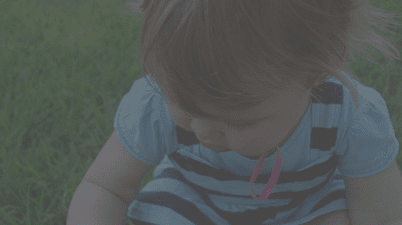
//> input picture Algorithms to improve contrast image/Algorithm to histogram matching/OpenCVLab1P3/OpenCVLab1P3/sample.png, 402 x 225 px
$ ./Source   (built with g++ and OpenCV 4)
//> lines starting //> are read from the running program, lines starting //| are printed output that depends on the picture; after the words box and inside, x2 and y2 are one past the last pixel; in counts of white or black regions, pixels touching at a corner belong together
#include <iostream>
#include <opencv2/opencv.hpp>
#include <stdint.h>

int Original_Pixels[256];
int Specified_Pixels[256];

using namespace std;
using namespace cv;

// Algorithm to histogram matching

void show_histogram(string const& name, int *arrOfPixels)
{
	int *MaxNumOfPixels = max_element(arrOfPixels, arrOfPixels + 255);

	Mat3b hist_image = Mat3b::zeros(256, 256);

	for (int b = 0; b < 256; b++)
	{
		int binval = arrOfPixels[b];
		int height = cvRound(binval * 256 / *MaxNumOfPixels);
		line(hist_image, Point(b, 256 - height), Point(b, 256), Scalar::all(256));
	}

	imshow(name, hist_image);
}

void show_histogram_cumulative(string const& name, int *arrOfIntensity, int TotalPixels)
{
	int *MaxNumOfPixels = max_element(Original_Pixels, Original_Pixels + 255);

	Mat3b hist_image = Mat3b::zeros(256, 256);

	for (int b = 0; b < 256; b++)
	{
		int binval = arrOfIntensity[b];
		int height = cvRound(binval * 256 / TotalPixels);
		line(hist_image, Point(b, 256 - height), Point(b, 256), Scalar::all(256));
	}

	imshow(name, hist_image);
}

void CalcHist(Mat &image, int Pixels[])
{
	for (int x = 0; x < image.rows; x++)
	{
		for (int y = 0; y < image.cols; y++)
		{
			int PixelIntensity = image.at<uchar>(x, y);
			Pixels[PixelIntensity] = Pixels[PixelIntensity] + 1;
		}
	}
}

void CalcHistCumulative(int CumulativeIntensity[], int Pixels[])
{
	int Cumulative_Pixels = 0;
	for (int i = 0; i < 256; i++)
	{
		Cumulative_Pixels += Pixels[i];

		CumulativeIntensity[i] = Cumulative_Pixels;
	}
}

void EqualizeHist(int totalcount, int CPMultiplied_rounded[],int Pixels[])
{
	float probability[256];
	for (int i = 0; i < 256; i++)
	{
		probability[i] = (float)Pixels[i] / totalcount;
	}

	float CumulativeProbability = 0;
	float CPMultiplied[256];

	for (int i = 0; i < 256; i++)
	{
		CumulativeProbability += probability[i];
		CPMultiplied[i] = 255 * CumulativeProbability;
		CPMultiplied_rounded[i] = round(CPMultiplied[i]);
	}
}

void Hist_matching(int Original_CPMultiplied_rounded[], int Specified_CPMultiplied_rounded[])
{
	for (int i = 0; i < 256; i++)
	{
		int original_CPMultiplied_roundedPlus = Original_CPMultiplied_rounded[i];
		int original_CPMultiplied_roundedMinus = Original_CPMultiplied_rounded[i];
		bool PlusOrMinus = true;

		for (int j = 0; j < 256; j++)
		{
			bool equal = Original_CPMultiplied_rounded[i] == Specified_CPMultiplied_rounded[j];
			if (equal)
			{
				Original_CPMultiplied_rounded[i] = j;
				break;
			}
			else
			{
				if (255 == j)
				{
					if (PlusOrMinus)
					{
						original_CPMultiplied_roundedPlus += 1;
						Original_CPMultiplied_rounded[i] = original_CPMultiplied_roundedPlus;

						PlusOrMinus = false;
					}
					else
					{
						original_CPMultiplied_roundedMinus -= 1;
						Original_CPMultiplied_rounded[i] = original_CPMultiplied_roundedMinus;
						PlusOrMinus = true;
					}

					j = -1;
				}
			}
		}
	}
}


int main()
{
	Mat original = imread("sample.png", 0);
//> original: 225 rows x 402 cols, CV_8UC1; min 71, max 115, mean 86.2
	namedWindow("sample", WINDOW_FREERATIO);

	Mat specified = imread("avignon.jpg", 0);
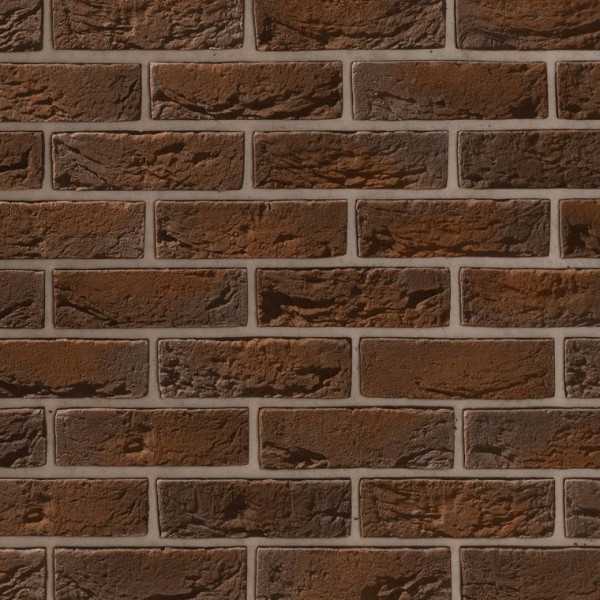
//> input picture Algorithms to improve contrast image/Algorithm to histogram matching/OpenCVLab1P3/OpenCVLab1P3/avignon.jpg, 600 x 600 px
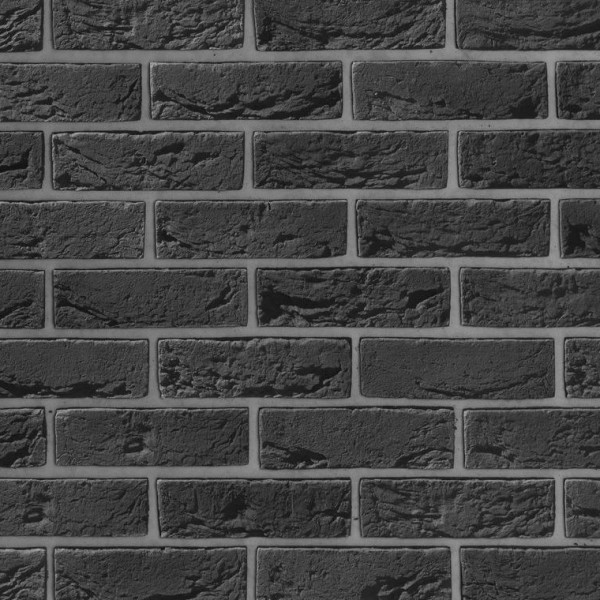
//> specified: 600 rows x 600 cols, CV_8UC1; min 12, max 168, mean 69.3
	namedWindow("black_photo", WINDOW_FREERATIO);

	CalcHist(original, Original_Pixels);
//> Original_Pixels = 256 values, max 9326 at index 89, min 0 at index 0, mean 353.3

	CalcHist(specified, Specified_Pixels);
//> Specified_Pixels = 256 values, max 8381 at index 61, min 0 at index 0, mean 1406.2

	int original_totalcount = 0;
	original_totalcount = original.rows * original.cols;
//> original_totalcount = 90450
	int Original_CPMultiplied_rounded[256];
	EqualizeHist(original_totalcount, Original_CPMultiplied_rounded, Original_Pixels);
//> after the loop in EqualizeHist, `for (int i = 0; i < 256; i++)`: probability = 256 values, max 0.103 at index 89, min 0 at index 0, mean 0.00391
//> after the loop in EqualizeHist, `for (int i = 0; i < 256; i++)`: CumulativeProbability = 1; CPMultiplied = 256 values from 0 to 255
//> Original_CPMultiplied_rounded = 256 values from 0 to 255

	int specified_totalcount = 0;
	specified_totalcount = specified.rows * specified.cols;
//> specified_totalcount = 360000
	int Specified_CPMultiplied_rounded[256];
	EqualizeHist(specified_totalcount, Specified_CPMultiplied_rounded, Specified_Pixels);
//> the loop in EqualizeHist (call 2), `for (int i = 0; i < 256; i++)` made 256 passes
//> CumulativeProbability on passes 1 to 3: 0, 0, 0
//> Specified_CPMultiplied_rounded = 256 values from 0 to 255

	Hist_matching(Original_CPMultiplied_rounded, Specified_CPMultiplied_rounded);
//> Original_CPMultiplied_rounded = 256 values from 0 to 143

	for (int x = 0; x < original.rows; x++)
	{
		for (int y = 0; y < original.cols; y++)
		{
			int IntensityPixel = original.at<uchar>(x, y);
			original.at<uchar>(x, y) = Original_CPMultiplied_rounded[IntensityPixel];
		}

	}
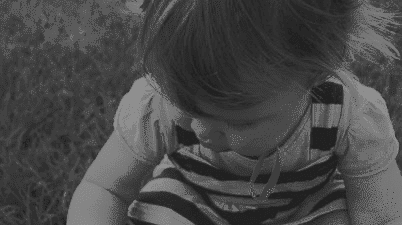
//> original: 225 rows x 402 cols, CV_8UC1; min 32, max 143, mean 71.6

	for (int x = 0; x < 256; x++)
	{
		Original_Pixels[x] = 0;
	}
//> after the loop, Original_Pixels = 256 values from 0 to 0

	CalcHist(original, Original_Pixels);
//> Original_Pixels = 256 values, max 9505 at index 62, min 0 at index 0, mean 353.3

	int CumulativeIntensity_Original[256];
	int CumulativeIntensity_Modified[256];
	CalcHistCumulative(CumulativeIntensity_Original, Original_Pixels);
//> the loop in CalcHistCumulative, `for (int i = 0; i < 256; i++)` made 256 passes
//> after the loop in CalcHistCumulative, `for (int i = 0; i < 256; i++)`: Cumulative_Pixels = 90450
//> CumulativeIntensity_Original = 256 values from 0 to 90450
	CalcHistCumulative(CumulativeIntensity_Modified, Specified_Pixels);
//> the loop in CalcHistCumulative (call 2), `for (int i = 0; i < 256; i++)` made 256 passes
//> CumulativeIntensity_Modified = 256 values from 0 to 360000

	imshow("sample", original);
	imshow("black_photo", specified);

	namedWindow("sample_hist", WINDOW_FREERATIO);
	namedWindow("sample_hist2", WINDOW_FREERATIO);
	namedWindow("sample_hist_cumulative", WINDOW_FREERATIO);
	namedWindow("sample_hist_cumulative2", WINDOW_FREERATIO);

	show_histogram("sample_hist", Original_Pixels);
//> the loop in show_histogram, `for (int b = 0; b < 256; b++)` made 256 passes
//> (binval, height) on passes 1 to 3: (0, 0), (0, 0), (0, 0)
//> after the loop in show_histogram, `for (int b = 0; b < 256; b++)`:
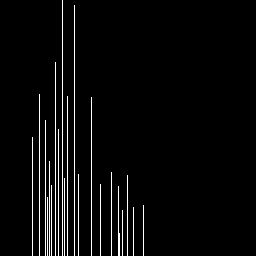
//> hist_image: 256 rows x 256 cols, CV_8UC3; 3.7% white in thin lines or dots, all inside (x1, y1, x2, y2) = (32, 0, 144, 256)
	show_histogram("sample_hist2", Specified_Pixels);
//> call 2 of show_histogram, with name = "sample_hist2"
//> after the loop in show_histogram (call 2), `for (int b = 0; b < 256; b++)`:
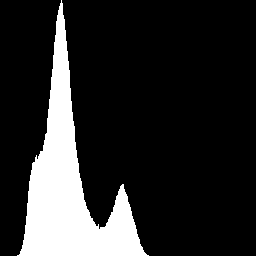
//> hist_image: 256 rows x 256 cols, CV_8UC3; 16.7% white; 1 white region, box (x1, y1, x2, y2) and area: (17, 0, 149, 256) 10924

	show_histogram_cumulative("sample_hist_cumulative", CumulativeIntensity_Original, original_totalcount);
//> after the loop in show_histogram_cumulative, `for (int b = 0; b < 256; b++)`:
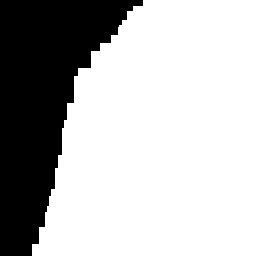
//> hist_image: 256 rows x 256 cols, CV_8UC3; 71.9% white; 1 black region, box (x1, y1, x2, y2) and area: (0, 0, 143, 256) 18400
	show_histogram_cumulative("sample_hist_cumulative2", CumulativeIntensity_Modified, specified_totalcount);
//> call 2 of show_histogram_cumulative, with name = "sample_hist_cumulative2", TotalPixels = 360000
//> after the loop in show_histogram_cumulative (call 2), `for (int b = 0; b < 256; b++)`:
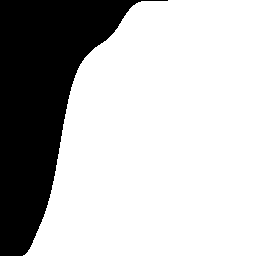
//> hist_image: 256 rows x 256 cols, CV_8UC3; 72.8% white; 1 black region, box (x1, y1, x2, y2) and area: (0, 0, 168, 256) 17818

	waitKey();

	return 0;
}
